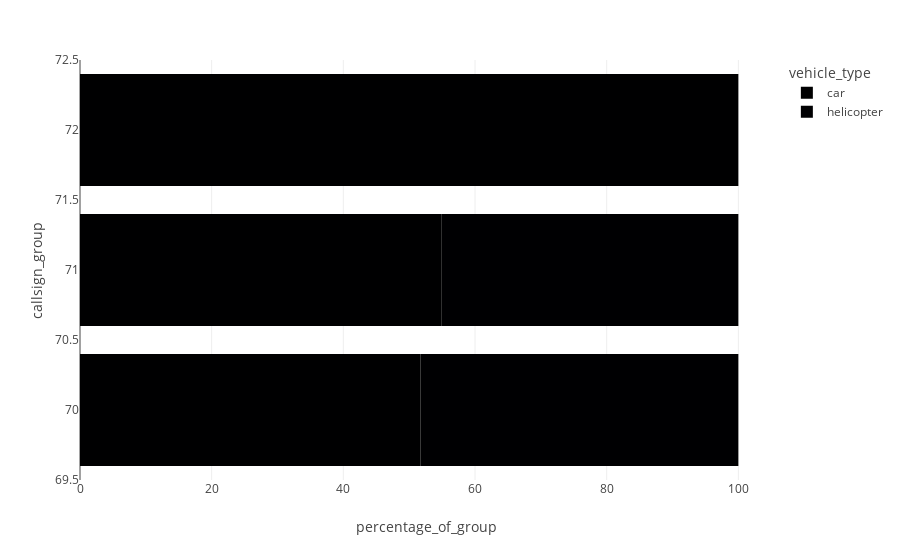

The cell this chart's notebook holds for it:
### Code cell
px.bar(
    sim_averages,
    x="percentage_of_group",
    y="callsign_group",
    color="vehicle_type"
)

### Figure 1 — Plotly figure (JSON) as saved in the notebook; plotly's stock layout.template omitted (floating-point values rounded to 4 significant figures)
{"data": [{"alignmentgroup": "True", "hovertemplate": "vehicle_type=car<br>percentage_of_group=%{x}<br>callsign_group=%{y}<extra></extra>", "legendgroup": "car", "marker": {"color": "#000001", "pattern": {"shape": ""}}, "name": "car", "offsetgroup": "car", "orientation": "h", "showlegend": true, "textposition": "auto", "type": "bar", "x": [51.74, 54.95, 100], "xaxis": "x", "y": ["70", "71", "72"], "yaxis": "y"}, {"alignmentgroup": "True", "hovertemplate": "vehicle_type=helicopter<br>percentage_of_group=%{x}<br>callsign_group=%{y}<extra></extra>", "legendgroup": "helicopter", "marker": {"color": "#000002", "pattern": {"shape": ""}}, "name": "helicopter", "offsetgroup": "helicopter", "orientation": "h", "showlegend": true, "textposition": "auto", "type": "bar", "x": [48.26, 45.05], "xaxis": "x", "y": ["70", "71"], "yaxis": "y"}], "layout": {"barmode": "relative", "legend": {"title": {"text": "vehicle_type"}, "tracegroupgap": 0}, "margin": {"t": 60}, "xaxis": {"anchor": "y", "domain": [0, 1], "title": {"text": "percentage_of_group"}}, "yaxis": {"anchor": "x", "domain": [0, 1], "title": {"text": "callsign_group"}}}}
